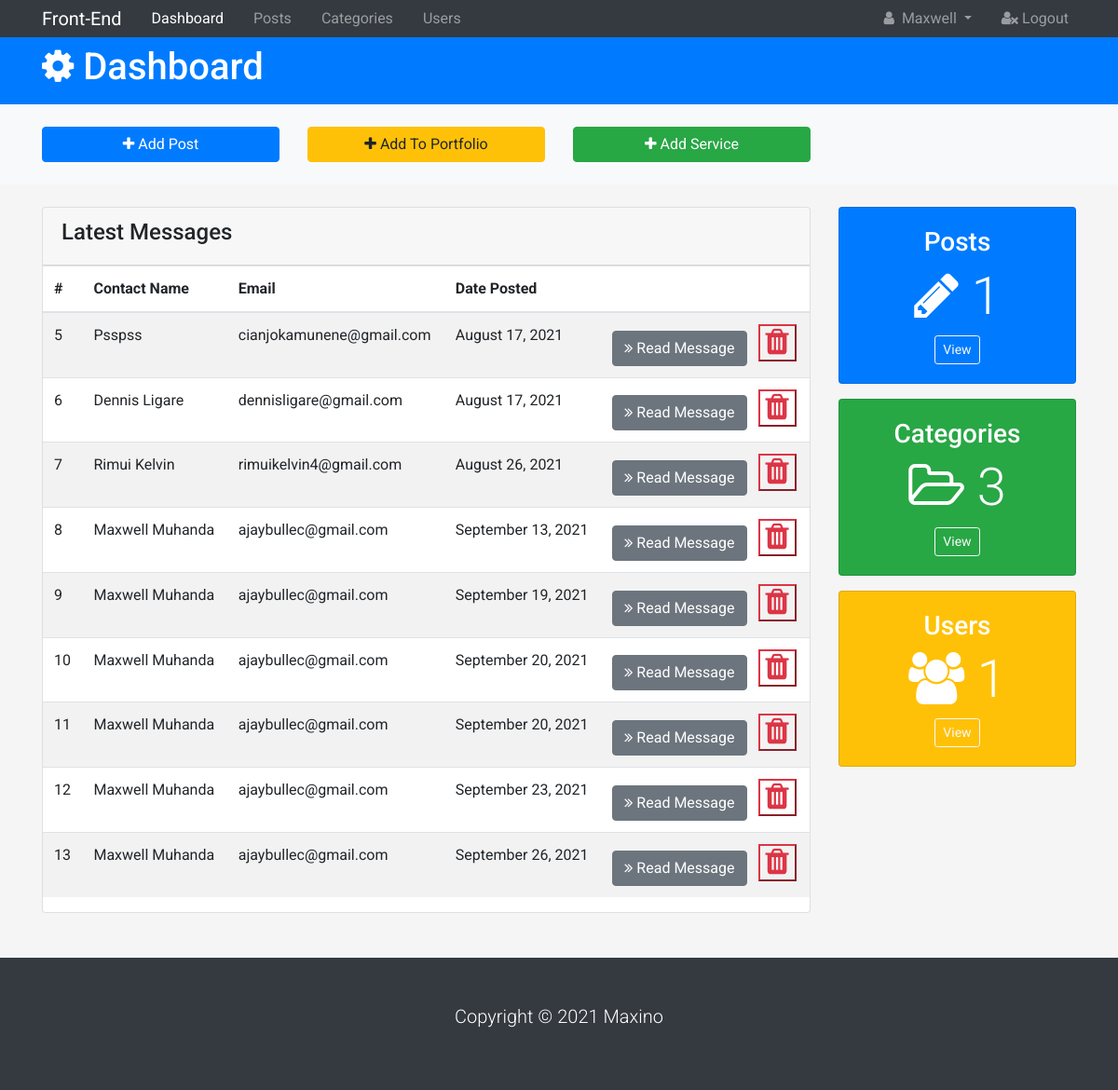
The page /admin/ (signed in) on the database its author committed.
### Portfolio/models.py (models this page shows)
class User(db.Model, UserMixin):
    id = db.Column(db.Integer, primary_key=True)
    first_name = db.Column(db.String(100))
    last_name = db.Column(db.String(100))
    email = db.Column(db.String(64), unique=True)
    profile_pic = db.Column(db.String(100), default='avatar.png')
    password = db.Column(db.String(255))
    bio = db.Column(db.Text)
    url_to = db.Column(db.String(100))
    active = db.Column(db.Boolean())
    confirmed_at = db.Column(db.DateTime)
    roles = db.relationship('Role', secondary=roles_users,
                            backref=db.backref('users', lazy='dynamic'))
    blogs = db.relationship('Blog', backref='user', lazy=True)

class Contact(db.Model):
    id = db.Column(db.Integer, primary_key=True)
    name = db.Column(db.String(50), nullable=False)
    email = db.Column(db.String(50), nullable=False)
    message = db.Column(db.Text, nullable=False)
    date = db.Column(db.DateTime, nullable=False, default=datetime.utcnow)

### Portfolio/admin/routes.py (the view, shortened to what this page needs)
@author.route('/admin/', methods=['POST', 'GET'])
@login_required
def admin():
    blogs = Blog.query.all()
    messages = Contact.query.all()
    categories = Category.query.all()
    users = User.query.all()
    serve_form = ServiceForm()
    form = PortfolioForm()
    if serve_form.validate_on_submit():
        new_service = Service(title=serve_form.title.data, icon=serve_form.icon.data, heading=serve_form.heading.data, description=serve_form.description.data)
        db.session.add(new_service)
        db.session.commit()
        flash("Service Added", 'success')
        return redirect(url_for('author.admin'))
    return render_template('admin/index.html', admin=True, form=form, users=users, categories=categories, blogs=blogs, serve_form=serve_form, messages=messages)

### Portfolio/__init__.py (called while the page is built)
@app.teardown_appcontext
def shutdown_session(exception=None):
    db.session.remove()

### Portfolio/templates/admin/index.html (shortened to what this page needs)
{% extends 'admin/base.html' %}
{% block content %}
  <header id="main-header" class="py-2 bg-primary text-white">
    <div class="container">
      <div class="row">
        <div class="col-md-6">
          <h1><i class="fa fa-gear"></i> Dashboard</h1>
        </div>
      </div>
    </div>
  </header>
  <section id="action" class="py-4 mb-4 bg-light">
    <div class="container">
      <div class="row">
        <div class="col-md-3">
          <a href="{{url_for('author.add_post')}}" class="btn btn-primary btn-block">
            <i class="fa fa-plus"></i> Add Post
          </a>
        </div>
       {% if current_user.id == 1 %}
       <div class="col-md-3">
         <a href="#" class="btn btn-warning btn-block" data-toggle="modal" data-target="#addUserModal">
           <i class="fa fa-plus"></i> Add To Portfolio
         </a>
       </div>
       <div class="col-md-3">
         <a href="#" class="btn btn-success btn-block" data-toggle="modal" data-target="#addService">
           <i class="fa fa-plus"></i> Add Service
         </a>
       </div>
       {% endif %}
      </div>
    </div>
  </section>
  <section id="posts">
    <div class="container">
      <div class="row">
        <div class="col-md-9 sm-mb-3">
          <div class="card">
            <div class="card-header">
              <h4>Latest Messages</h4>
            </div>
            <table class="table table-striped">
              <thead class="thead-inverse">
                <tr>
                  <th>#</th>
                  <th>Contact Name</th>
                  <th>Email</th>
                  <th>Date Posted</th>
                  <th></th>
                </tr>
              </thead>
              <tbody>
                {% for message in messages %}
                <tr>
                  <td scope="row">{{message.id}}</td>
                  <td>{{message.name}}</td>
                  <td>{{message.email}}</td>
                  <td>{{message.date.strftime("%B %d, %Y ")}}</td>
                  <td>
                    {% if current_user.id ==1 %}
                    <a href="{{url_for('author.message', message_id=message.id) }}" class="btn btn-secondary">
                    <i class="fa fa-angle-double-right"></i> Read Message
                  </a>
                    <button class="btn-link btn-outline-danger text-danger ml-2" data-toggle="modal" data-target="#my">
                    <i class="fa fa-trash fa-2x "></i>
                    </button>
                    {% endif %}
                   </td>
                    </tr>
                    {% endfor %}
              </tbody>
            </table>
          </div>
        </div>
        <div class="col-md-3">
          <div class="card text-center bg-primary text-white mb-3">
            <div class="card-body">
              <h3>Posts</h3>
              <h1 class="display-4">
                <i class="fa fa-pencil"></i> {{blogs | length}}
              </h1>
              <a href="{{url_for('author.posts')}}" class="btn btn-outline-light btn-sm">View</a>
            </div>
          </div>
          <div class="card text-center bg-success text-white mb-3">
            <div class="card-body">
              <h3>Categories</h3>
              <h1 class="display-4">
                <i class="fa fa-folder-open-o"></i> {{categories | length}}
              </h1>
              <a href="{{url_for('author.categories')}}" class="btn btn-outline-light btn-sm">View</a>
            </div>
          </div>
          <div class="card text-center bg-warning text-white mb-3">
            <div class="card-body">
              <h3>Users</h3>
              <h1 class="display-4">
                <i class="fa fa-users"></i> {{users| length}}
              </h1>
              <a href="{{url_for('author.users')}}" class="btn btn-outline-light btn-sm">View</a>
            </div>
          </div>
        </div>
      </div>
    </div>
  </section>
  {% endblock  %}

### Portfolio/templates/admin/base.html (shortened to what this page needs)
<!DOCTYPE html>
<html lang="en">
<head>
  {% block head %}
 <link rel="stylesheet" href="{{ url_for('static', filename='css/font-awesome.min.css') }}">
  <link rel="stylesheet" href="https://maxcdn.bootstrapcdn.com/bootstrap/4.0.0/css/bootstrap.min.css">
  <link rel="stylesheet" href="{{ url_for('static', filename='css/style.css') }}">
  {% endblock  %}
</head>
<body>
  <nav class="navbar navbar-expand-sm navbar-dark bg-dark p-0">
    <div class="container">
      <a href="{{url_for('main.index')}}" class="navbar-brand">Front-End</a>
      <div class="collapse navbar-collapse" id="navbarNav">
        <ul class="navbar-nav">
          <li class="nav-item px-2">
            <a href="{{url_for('author.admin')}}" class="nav-link active">Dashboard</a>
          </li>
          <li class="nav-item px-2">
            <a href="{{url_for('author.posts')}}" class="nav-link">Posts</a>
          </li>
          <li class="nav-item px-2">
            <a href="{{url_for('author.categories')}}" class="nav-link">Categories</a>
          </li>
          <li class="nav-item px-2">
            <a href="{{url_for('author.users')}}" class="nav-link">Users</a>
          </li>
        </ul>
        <ul class="navbar-nav ml-auto">
          <li class="nav-item dropdown mr-3">
            <a href="#" class="nav-link dropdown-toggle" data-toggle="dropdown">
              <i class="fa fa-user mr-1"></i> {{current_user.first_name}}
            </a>
          </li>
          <li class="nav-item">
            <a href="{{url_for('security.logout')}}" class="nav-link">
              <i class="fa fa-user-times"></i> Logout
            </a>
          </li>
        </ul>
      </div>
    </div>
  </nav>
  {% block content %}
  {% endblock  %}
  <footer id="main-footer" class="bg-dark text-white mt-5 p-5">
    <div class="conatiner">
      <div class="row">
        <div class="col">
          <p class="lead text-center">Copyright &copy; 2021 Maxino</p>
        </div>
      </div>
    </div>
  </footer>
</body>
</html>

### Portfolio/static/css/style.css (style rules this page uses)
html { scroll-behavior: smooth; position: relative; }
body { background-color: #f5f5f5; }
body { font-family: 'Roboto', sans-serif; font-size: 16px; }
a { color: #1e1e1e; text-decoration: none; transition: all 0.5s ease-in-out; }

### rows shown on the page
User: first_name "Maxwell"
Contact: id "5", name "Psspss", email "cianjokamunene@gmail.com", date "August 17, 2021"
Contact: id "6", name "Dennis Ligare", email "dennisligare@gmail.com", date "August 17, 2021"
Contact: id "7", name "Rimui Kelvin", email "rimuikelvin4@gmail.com", date "August 26, 2021"
Contact: id "8", name "Maxwell Muhanda", email "ajaybullec@gmail.com", date "September 13, 2021"
Contact: id "9", name "Maxwell Muhanda", email "ajaybullec@gmail.com", date "September 19, 2021"
Contact: id "10", name "Maxwell Muhanda", email "ajaybullec@gmail.com", date "September 20, 2021"
Contact: id "11", name "Maxwell Muhanda", email "ajaybullec@gmail.com", date "September 20, 2021"
Contact: id "12", name "Maxwell Muhanda", email "ajaybullec@gmail.com", date "September 23, 2021"
Contact: id "13", name "Maxwell Muhanda", email "ajaybullec@gmail.com", date "September 26, 2021"

### other values the page prints
{{ blogs | length }} "1"
{{ categories | length }} "3"
{{ users| length }} "1"
